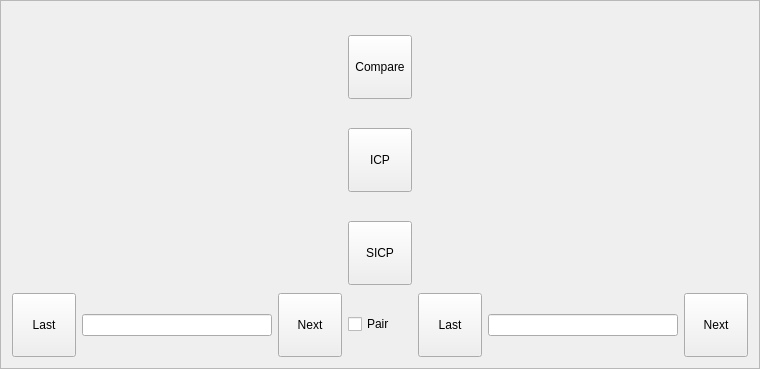
<?xml version="1.0" encoding="UTF-8"?>
<ui version="4.0">
 <class>PatchCharts</class>
 <widget class="QFrame" name="PatchCharts">
  <property name="geometry">
   <rect>
    <x>0</x>
    <y>0</y>
    <width>760</width>
    <height>369</height>
   </rect>
  </property>
  <property name="windowTitle">
   <string>PatchCharts</string>
  </property>
  <property name="frameShape">
   <enum>QFrame::StyledPanel</enum>
  </property>
  <property name="frameShadow">
   <enum>QFrame::Raised</enum>
  </property>
  <layout class="QGridLayout" name="gridLayout">
   <item row="1" column="0">
    <widget class="QWidget" name="widget" native="true">
     <property name="sizePolicy">
      <sizepolicy hsizetype="Expanding" vsizetype="Expanding">
       <horstretch>0</horstretch>
       <verstretch>0</verstretch>
      </sizepolicy>
     </property>
     <layout class="QGridLayout" name="gridLayout_2"/>
    </widget>
   </item>
   <item row="1" column="2">
    <widget class="QWidget" name="widget_2" native="true">
     <property name="sizePolicy">
      <sizepolicy hsizetype="Expanding" vsizetype="Expanding">
       <horstretch>0</horstretch>
       <verstretch>0</verstretch>
      </sizepolicy>
     </property>
     <layout class="QGridLayout" name="gridLayout_3"/>
    </widget>
   </item>
   <item row="2" column="2">
    <layout class="QHBoxLayout" name="horizontalLayout_2">
     <item>
      <widget class="QToolButton" name="lastR">
       <property name="minimumSize">
        <size>
         <width>64</width>
         <height>64</height>
        </size>
       </property>
       <property name="text">
        <string>Last</string>
       </property>
       <property name="iconSize">
        <size>
         <width>40</width>
         <height>40</height>
        </size>
       </property>
      </widget>
     </item>
     <item>
      <widget class="QLineEdit" name="lineEditR">
       <property name="readOnly">
        <bool>true</bool>
       </property>
      </widget>
     </item>
     <item>
      <widget class="QToolButton" name="nextR">
       <property name="minimumSize">
        <size>
         <width>64</width>
         <height>64</height>
        </size>
       </property>
       <property name="text">
        <string>Next</string>
       </property>
       <property name="iconSize">
        <size>
         <width>40</width>
         <height>40</height>
        </size>
       </property>
      </widget>
     </item>
    </layout>
   </item>
   <item row="2" column="0">
    <layout class="QHBoxLayout" name="horizontalLayout">
     <item>
      <widget class="QToolButton" name="lastL">
       <property name="minimumSize">
        <size>
         <width>64</width>
         <height>64</height>
        </size>
       </property>
       <property name="text">
        <string>Last</string>
       </property>
       <property name="iconSize">
        <size>
         <width>40</width>
         <height>40</height>
        </size>
       </property>
      </widget>
     </item>
     <item>
      <widget class="QLineEdit" name="lineEditL">
       <property name="readOnly">
        <bool>true</bool>
       </property>
      </widget>
     </item>
     <item>
      <widget class="QToolButton" name="nextL">
       <property name="minimumSize">
        <size>
         <width>64</width>
         <height>64</height>
        </size>
       </property>
       <property name="text">
        <string>Next</string>
       </property>
      </widget>
     </item>
    </layout>
   </item>
   <item row="1" column="1" rowspan="2">
    <layout class="QVBoxLayout" name="verticalLayout">
     <item>
      <widget class="QToolButton" name="toolButton_3">
       <property name="minimumSize">
        <size>
         <width>64</width>
         <height>64</height>
        </size>
       </property>
       <property name="maximumSize">
        <size>
         <width>64</width>
         <height>64</height>
        </size>
       </property>
       <property name="text">
        <string>Compare</string>
       </property>
       <property name="iconSize">
        <size>
         <width>40</width>
         <height>40</height>
        </size>
       </property>
      </widget>
     </item>
     <item>
      <widget class="QToolButton" name="toolButton">
       <property name="minimumSize">
        <size>
         <width>64</width>
         <height>64</height>
        </size>
       </property>
       <property name="maximumSize">
        <size>
         <width>64</width>
         <height>64</height>
        </size>
       </property>
       <property name="text">
        <string>ICP</string>
       </property>
       <property name="iconSize">
        <size>
         <width>40</width>
         <height>40</height>
        </size>
       </property>
      </widget>
     </item>
     <item>
      <widget class="QToolButton" name="toolButton_2">
       <property name="minimumSize">
        <size>
         <width>64</width>
         <height>64</height>
        </size>
       </property>
       <property name="text">
        <string>SICP</string>
       </property>
       <property name="iconSize">
        <size>
         <width>40</width>
         <height>40</height>
        </size>
       </property>
      </widget>
     </item>
     <item>
      <widget class="QCheckBox" name="checkPair">
       <property name="text">
        <string>Pair</string>
       </property>
      </widget>
     </item>
    </layout>
   </item>
  </layout>
 </widget>
 <resources/>
 <connections/>
</ui>
